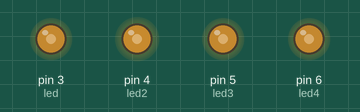
A sketch run on a simulated Arduino Uno, built with avr-gcc and run on an emulated ATmega328P. Shown: output pins drawn as LEDs (lit = HIGH).

Above: at 0.1 s.
Timing chart, 0 to 1.6 s (numbered marks = the images above):
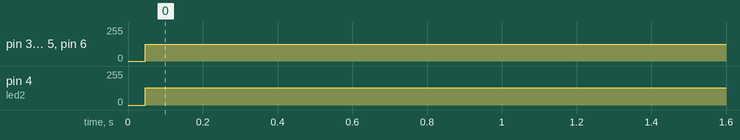

The sketch:

Brighteness.ino
```cpp
int led = 3;
int led2 = 4;
int led3 = 5;
int led4 = 6;
int brighteness = 0;
int fadeAmount = 5;

void setup() {
  // put your setup code here, to run once:
  pinMode(led, OUTPUT);
  pinMode(led2, OUTPUT);
  pinMode(led3, OUTPUT);
  pinMode(led4, OUTPUT);
}

void loop() {
  // put your main code here, to run repeatedly:
  analogWrite(led, brighteness);
  delay(0);
  analogWrite(led2, brighteness);
  delay(0);
  analogWrite(led3, brighteness);
  delay(0);
  analogWrite(led4, brighteness);
  delay(0);
  brighteness = brighteness + fadeAmount;
  if (brighteness == 0 || brighteness == 255) {
    fadeAmount = -fadeAmount;

  }
  delay(0);
}
```

Measured:
- by itself, pin 3 (led), pin 5 (led3), pin 6 (led4): 0/255 → 124/255 at 0.05 s
- by itself, pin 4 (led2): 0/255 → 130/255 at 0.05 s
